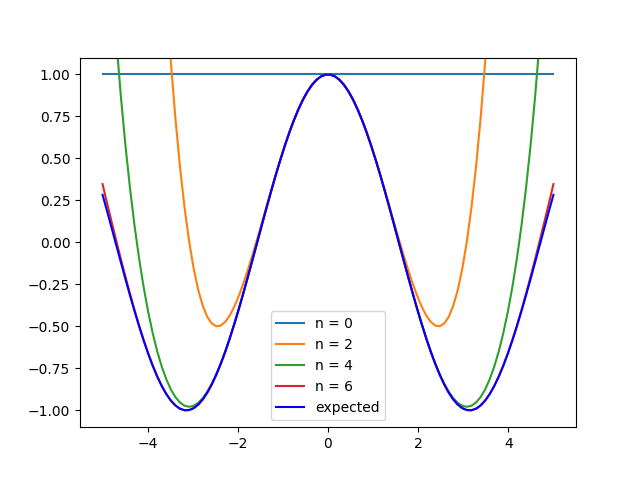

The script that saved this image:
import numpy as np
import matplotlib.pyplot as plt


def cos_Taylor2(x, n):
    s = 0
    a = 1
    for i in range(0, n+1):
        s = s+a
        a = -a*x**2 / ((2*i+1)*(2*i+2))
    return s, abs(a)
vcos = np.vectorize(cos_Taylor2)


def cos_two_terms(x):
    s = 0
    a = 1
    s = s+a
    a = -a*x**2 / ((2*0+1)*(2*0+2))
    s = s + a
    a = -a*x**2 / ((2*1+1)*(2*1+2))
    s = s + a
    a = -a*x**2 / ((2*2+1)*(2*2+2))
    return s, abs(a)


def test_cos_Taylor():
    x = 0.63
    tol = 1e-14
    s_expected, a_expected = cos_two_terms(x)
    s_computed, a_computed = cos_Taylor2(x,2)
    success1 = abs(s_computed - s_expected) < tol
    success2 = abs(a_computed - a_expected) < tol
    success = success1 and success2
    message = 'Output is different from expected!'
    assert success, message
test_cos_Taylor()


x = np.linspace(-5,5,100)
n = [0,2,4,6]
for i in n:
    y = vcos(x, i)
    plt.plot(x, y[0], label='n = %g' % i)
y = np.cos(x)
plt.plot(x, y, 'b-', label = 'expected')
plt.ylim(-1.1,1.1)
plt.legend()
plt.savefig('cos_Taylor_series_diffeq.png')
plt.show()


'''
Terminal> cos_Taylor_series_diffeq.py"

Process finished with exit code 0
'''